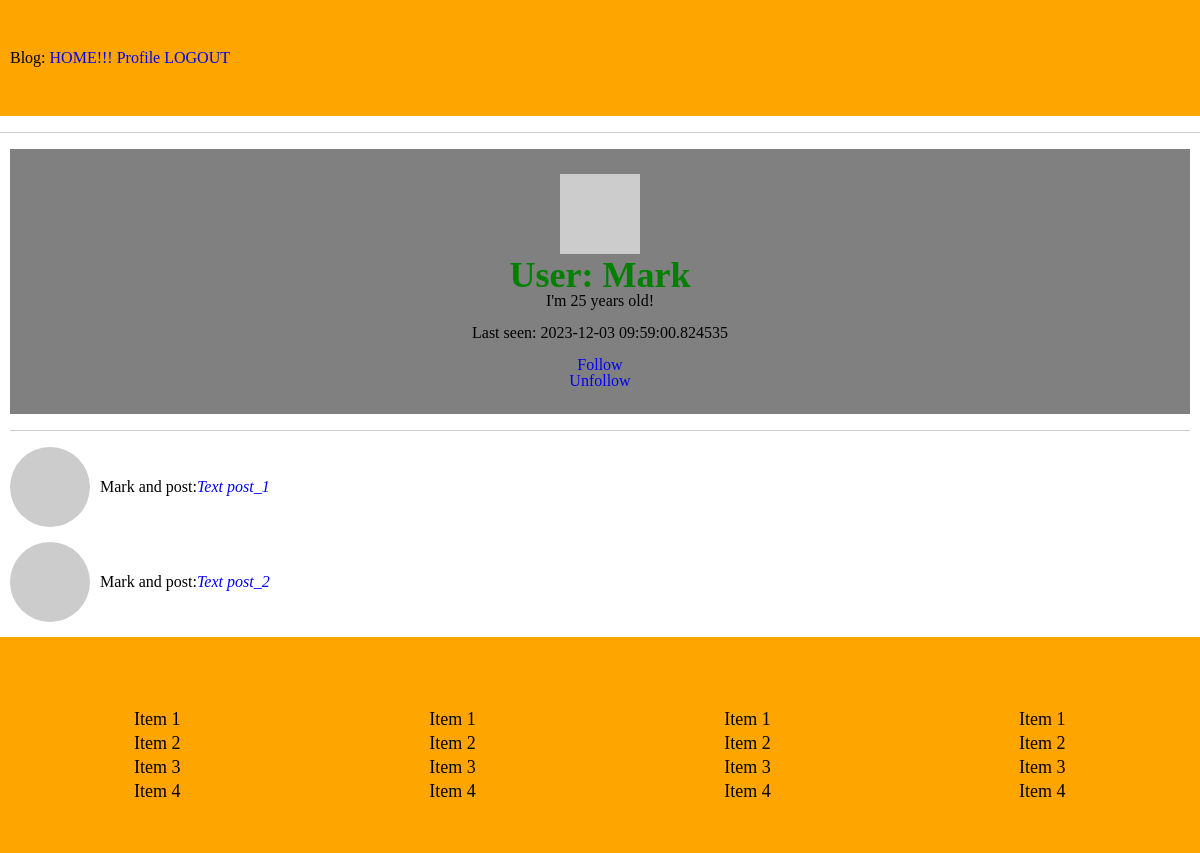
The page /user/Mark (signed in) on the database as committed earlier.
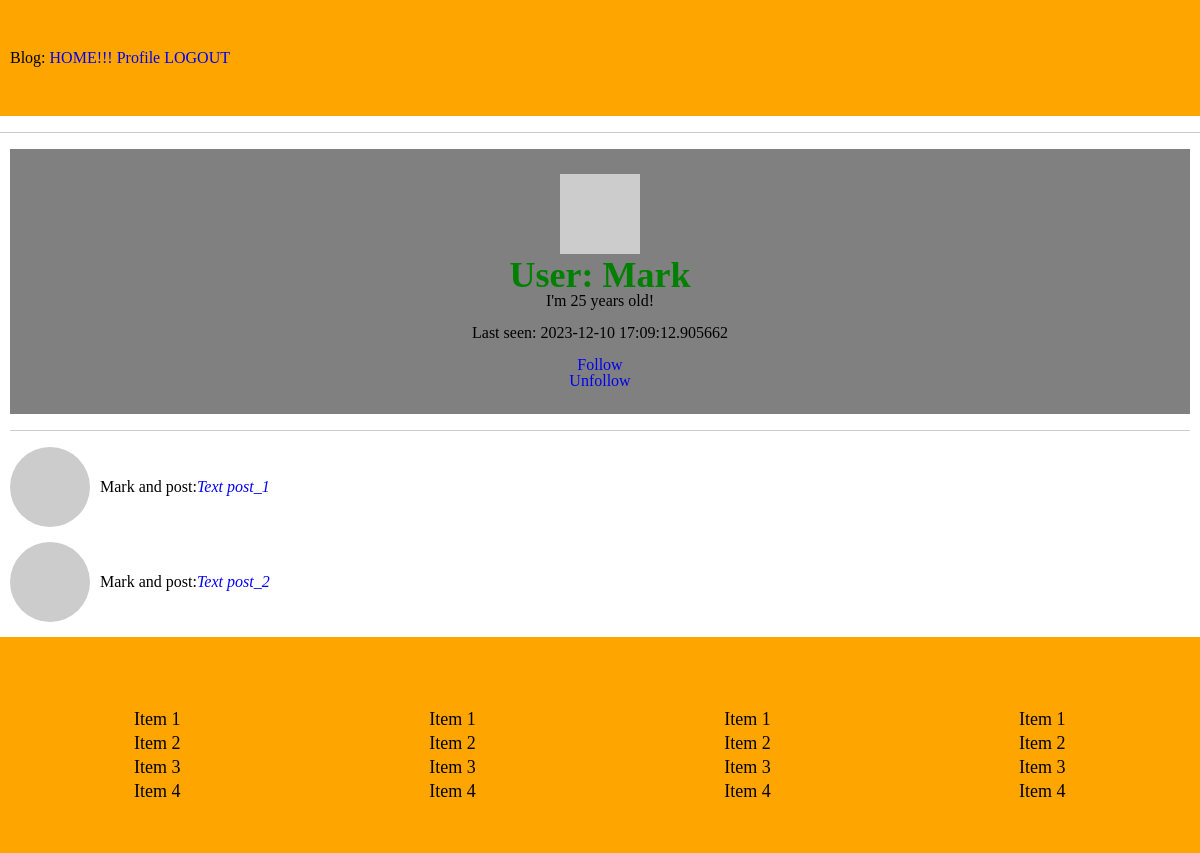
The same page on the database as committed later.
### apps/models.py (models this page shows, shortened)
class User(UserMixin, db.Model):
    id = db.Column(db.Integer, primary_key=True)
    username = db.Column(db.String(55), index=True, unique=True)
    email = db.Column(db.String(120), index=True, unique=True)
    password_hash = db.Column(db.String(130))
    posts = db.relationship('Post', backref='author', lazy='dynamic')
    about_me = db.Column(db.String(150))
    last_seen = db.Column(db.DateTime, default=datetime.utcnow)
    followed = db.relationship(
        "User", secondary=followers,
        primaryjoin=(followers.c.follower_id == id),
        secondaryjoin=(followers.c.followed_id == id),
        backref=db.backref('followers', lazy='dynamic'), lazy='dynamic'
    )
    def avatar(self, size):
        digest = md5(self.email.lower().encode('utf-8')).hexdigest()
        return 'https://www.gravatar.com/avatar/{}?d=identicon&s={}'.format(digest, size)

### apps/routes.py (the view)
@app.route('/user/<username>')
@login_required
def user(username):
    user = User.query.filter_by(username=username).first_or_404()
    posts = [
        {'author': user, 'body': "Text post_1"},
        {'author': user, 'body': "Text post_2"}
    ]
    return render_template('user.html', user=user, posts=posts)

### apps/models.py (called while the page is built)
@login.user_loader
def load_user(id):
    return User.query.get(int(id))

### apps/routes.py (called while the page is built)
@app.before_request
def before_request():
    if current_user.is_authenticated:
        current_user.last_seen = datetime.utcnow()
        print(datetime.utcnow())
        db.session.commit()

### apps/templates/user.html (shortened to what this page needs)
{% extends "base.html" %}
{% block content %}
    <div class="profile">
        <img src="{{user.avatar(100)}}" alt="avatar_user">
        <h1 style="color: green; font-size: 36px;">User: {{user.username}}</h1>
        {% if  user.about_me %}
            <p>{{user.about_me}}</p> <br>
        {% endif %}
        {% if  user.last_seen %}
            <p>Last seen: {{user.last_seen}}</p> <br>
        {% endif %}
        {% if user != current_user %}
            <a href="{{url_for('follow', username=user.username)}}">Follow</a><br>
            <a href="{{url_for('unfollow', username=user.username)}}">Unfollow</a>
        {% endif %}
    </div>
    <hr>
    {% for post in posts %}
        {% include '_post.html' %}
    {% endfor %}
{% endblock %}

### apps/templates/base.html (shortened to what this page needs)
<!DOCTYPE html>
<html lang="en">
<head>
    <link rel="stylesheet" href="{{ url_for('static', filename='css/reset.css') }}">
    <link rel="stylesheet" href="https://cdnjs.cloudflare.com/ajax/libs/animate.css/4.1.1/animate.min.css"/>
    <link rel="stylesheet" href="{{ url_for('static', filename='css/style.css') }}">
</head>
<body>
    <header class="header">
        <nav class="container">
            Blog: <a class="animate__animated animate__backInDown" href="{{url_for('index')}}">HOME!!!</a>
            {% if current_user.is_anonymous %}
                <a href="{{url_for('login')}}">LOGIN</a>
            {% else %}
                <a href="{{url_for('user', username=current_user.username)}}">Profile</a>
                <a href="{{url_for('logout')}}">LOGOUT</a>
            {% endif %}
        </nav>
    </header>
    <hr>
    <main class="main">
        <div class="container">
            {% block content %}
            {% endblock %}
        </div>
    </main>
    <footer class="footer">
        <div class="container">
        <div class="footer__inner">
            <ul class="footer__list animate__animated animate__bounce">
                <li class="footer__list-item">Item 1</li>
                <li class="footer__list-item">Item 2</li>
                <li class="footer__list-item">Item 3</li>
                <li class="footer__list-item">Item 4</li>
            </ul>
            <ul class="footer__list">
                <li class="footer__list-item ">Item 1</li>
                <li class="footer__list-item">Item 2</li>
                <li class="footer__list-item">Item 3</li>
                <li class="footer__list-item">Item 4</li>
            </ul>
            <ul class="footer__list">
                <li class="footer__list-item">Item 1</li>
                <li class="footer__list-item">Item 2</li>
                <li class="footer__list-item">Item 3</li>
                <li class="footer__list-item">Item 4</li>
            </ul>
            <ul class="footer__list animate__animated animate__backInDown">
                <li class="footer__list-item ">Item 1</li>
                <li class="footer__list-item">Item 2</li>
                <li class="footer__list-item">Item 3</li>
                <li class="footer__list-item">Item 4</li>
            </ul>
        </div>
        </div>
    </footer>
</body>
</html>

### apps/templates/_post.html
<div class="user__posts">
    <img class="user__posts-img"  src="{{post.author.avatar(40) }}" alt="avatar_post">
    {{ post.author.username }} and post: <i style="color: blue;">{{ post.body }}</i>
</div>

### apps/static/css/style.css (style rules this page uses)
body,html { height: 100%; }
body { display: flex; flex-direction: column; }
.main { flex-grow: 1; }
.container { max-width: 1200px; margin: 0 auto; padding: 0 10px; }
.header { padding: 50px 0px 50px; background-color: orange; }
.footer { padding: 70px 0px 50px; background-color: orange; font-size: 18px; line-height: 24px; }
.footer__inner { display: flex; justify-content: space-around; align-items: center; }
.profile { background-color: grey; text-align:center; padding: 25px; }
.user__posts { display: block; margin-bottom: 15px; display: flex; align-items: center; }
.user__posts-img { border-radius: 50%; margin-right: 10px; }

Rows that differ between the two databases and show on the page:
changed User "Mark": last_seen "2023-12-03 09:59:00.824535" → "2023-12-10 17:09:12.905662"
